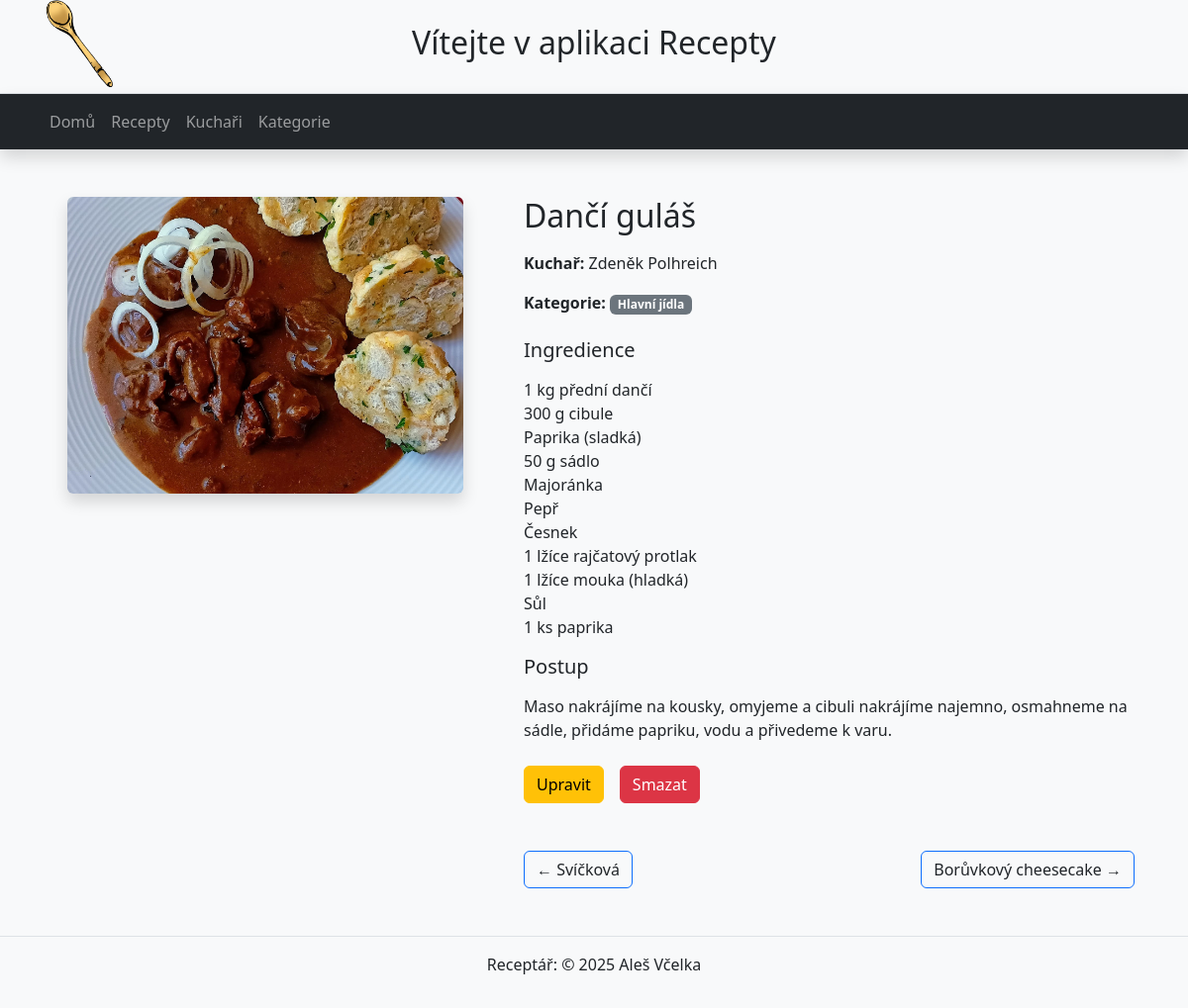
Page /recepty/3/ on the earlier database version.
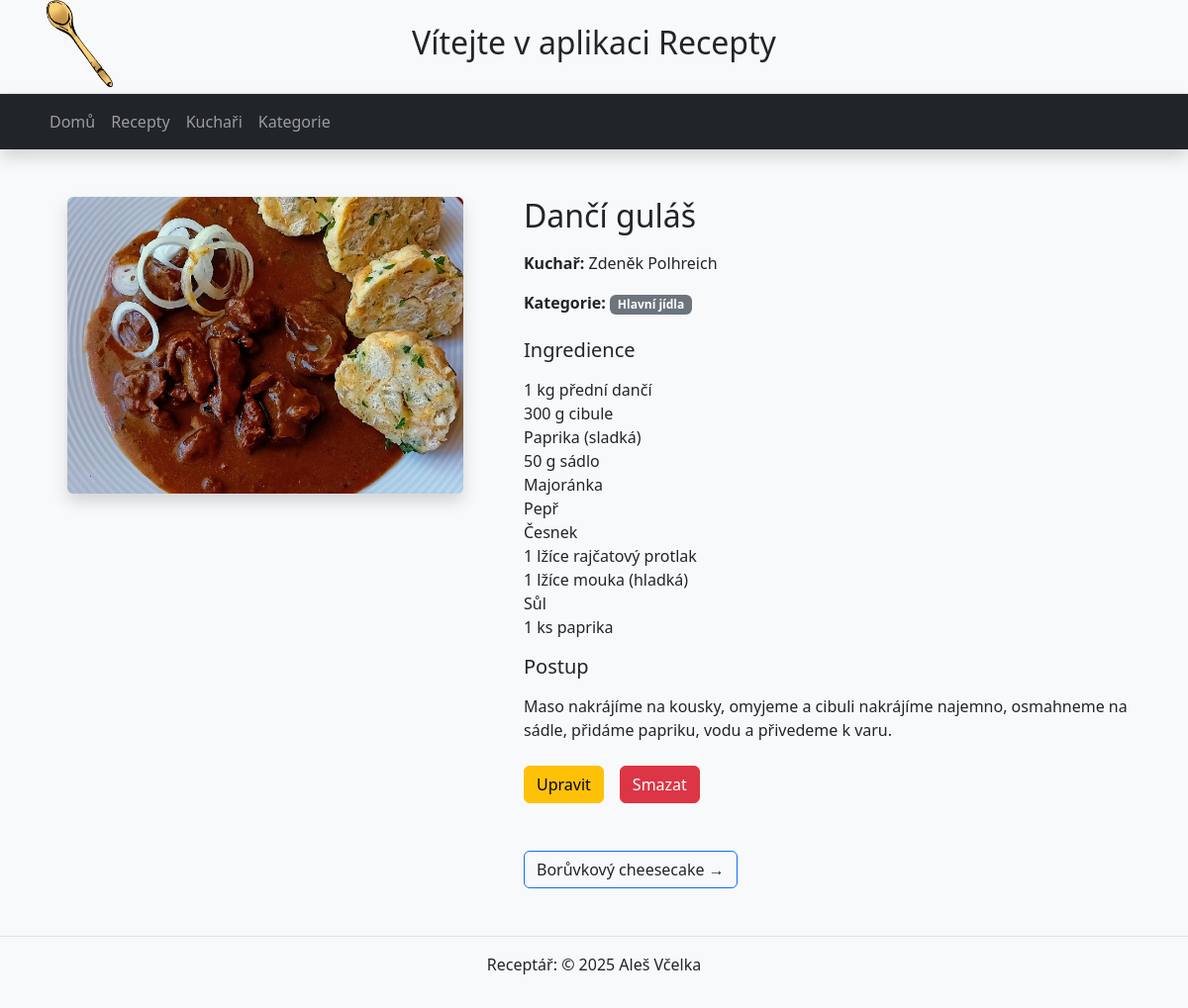
Same page on the later database version.
### library/models.py (models this page shows, shortened)
class Recept(models.Model):
    titul = models.CharField(max_length=100, verbose_name='Název receptu', help_text='Zadejte název receptu')
    kuchar = models.ForeignKey(Kuchar, on_delete=models.SET_NULL, null=True, verbose_name='Kuchař')
    popis = models.TextField(verbose_name='Popis receptu', help_text='Vložte popis receptu')
    ingredience = models.TextField(verbose_name='Ingredience', help_text='Vložte ingredience receptu')
    postup = models.TextField(verbose_name='Postup', help_text='Vložte postup přípravy')
    kategorie = models.ManyToManyField(Kategorie, verbose_name='Kategorie')
    obrazek = models.ImageField(upload_to='recepty/', verbose_name='Obrázek receptu', blank=True, null=True)
    created = models.DateTimeField(auto_now_add=True, verbose_name='Vytvořeno')
    updated = models.DateTimeField(auto_now=True, verbose_name='Upraveno')
    class Meta:
        ordering = ['titul']
        verbose_name = 'Recept'
        verbose_name_plural = 'Recepty'

class Kuchar(models.Model):
    jmeno = models.CharField(max_length=80, verbose_name='Jméno kuchaře', help_text='Zadejte jméno kuchaře')
    prijmeni = models.CharField(max_length=50, verbose_name='Příjmení kuchaře', help_text='Zadejte příjmení kuchaře')
    biografie = models.TextField(blank=True, verbose_name='Životopis')
    fotografie = models.ImageField(upload_to='kuchari/', verbose_name='Fotografie', blank=True, null=True)
    class Meta:
        ordering = ['prijmeni', 'jmeno']
        verbose_name = 'Kuchař'
        verbose_name_plural = 'Kuchaři'
    def __str__(self):
        return f'{self.jmeno} {self.prijmeni}'

class Kategorie(models.Model):
    nazev = models.CharField(max_length=50, verbose_name='Název kategorie', help_text='Zadejte název kategorie')
    obrazek = models.ImageField(upload_to='kategorie/', blank=True, null=True, verbose_name='Obrázek kategorie')
    class Meta:
        ordering = ['nazev']
        verbose_name = 'Kategorie'
        verbose_name_plural = 'Kategorie'

### library/views.py (the view)
# urls.py: path('recepty/<int:pk>/', views.recept_detail, name='recept_detail'),
def recept_detail(request, pk):
    recept = get_object_or_404(Recept, pk=pk)
    kategorie_id = request.GET.get('kategorie')
    predchozi = None
    dalsi = None
    zpet_url = None
    if kategorie_id:
        kategorie = get_object_or_404(Kategorie, pk=kategorie_id)
        zpet_url = f"/kategorie/{kategorie_id}/"  # Pro tlačítko zpět
        recepty = Recept.objects.filter(kategorie=kategorie).order_by('id').distinct()
        recept_ids = list(recepty.values_list('id', flat=True))
        current_index = recept_ids.index(recept.id)
        if current_index > 0:
            predchozi = Recept.objects.get(pk=recept_ids[current_index - 1])
        if current_index < len(recept_ids) - 1:
            dalsi = Recept.objects.get(pk=recept_ids[current_index + 1])
    else:
        recepty = Recept.objects.all().order_by('id')
        recept_ids = list(recepty.values_list('id', flat=True))
        current_index = recept_ids.index(recept.id)
        if current_index > 0:
            predchozi = Recept.objects.get(pk=recept_ids[current_index - 1])
        if current_index < len(recept_ids) - 1:
            dalsi = Recept.objects.get(pk=recept_ids[current_index + 1])
    return render(request, 'library/recept_detail.html', {
        'recept': recept,
        'predchozi': predchozi,
        'dalsi': dalsi,
        'zpet_url': zpet_url
    })

### library/templates/library/recept_detail.html (shortened to what this page needs)
{% extends 'base.html' %}
{% load static %}
{% block content %}
<div class="container mt-5">
    <div class="row g-5 align-items-start">
        <div class="col-md-5 text-center">
            {% if recept.obrazek %}
            <img src="{{ recept.obrazek.url }}" alt="{{ recept.titul }}"
                 class="d-block mx-auto rounded shadow"
                 style="width: 100%; max-width: 400px; height: 300px; object-fit: cover;">
            {% else %}
            <img src="{% static 'img/default.png' %}" alt="Default"
                 class="d-block mx-auto rounded shadow"
                 style="width: 100%; max-width: 400px; height: 300px; object-fit: cover;">
            {% endif %}
        </div>
        <div class="col-md-7">
            <h2 class="mb-3">{{ recept.titul }}</h2>
            <p><strong>Kuchař:</strong> {{ recept.kuchar }}</p>
            <p><strong>Kategorie:</strong>
                {% for kat in recept.kategorie.all %}
                <span class="badge bg-secondary">{{ kat.nazev }}</span>
                {% endfor %}
            </p>
            <h5 class="mt-4">Ingredience</h5>
            <p>{{ recept.ingredience|linebreaks }}</p>
            <h5>Postup</h5>
            <p>{{ recept.postup|linebreaks }}</p>
            <div class="mt-4 d-flex gap-3">
                <a href="{% url 'recept_update' recept.pk %}" class="btn btn-warning">Upravit</a>
                <a href="{% url 'recept_delete' recept.pk %}" class="btn btn-danger">Smazat</a>
            </div>
            <div class="d-flex justify-content-between flex-wrap gap-2 mt-5">
                {% if predchozi %}
                <a href="{% url 'recept_detail' predchozi.pk %}?kategorie={{ request.GET.kategorie }}"
                   class="btn btn-outline-primary"
                   style="text-decoration: none; color: inherit;">&larr; {{ predchozi.titul|truncatewords:3 }}</a>
                {% endif %}
                {% if dalsi %}
                <a href="{% url 'recept_detail' dalsi.pk %}?kategorie={{ request.GET.kategorie }}"
                   class="btn btn-outline-primary"
                   style="text-decoration: none; color: inherit;">{{ dalsi.titul|truncatewords:3 }} &rarr;</a>
                {% endif %}
            </div>
        </div>
    </div>
</div>
{% endblock %}

### library/templates/base.html (shortened to what this page needs)
{% load static %}
<!DOCTYPE html>
<html lang="cs">
<head>
    <link rel="stylesheet" href="https://cdn.jsdelivr.net/npm/bootstrap@5.3.3/dist/css/bootstrap.min.css">
    <link rel="stylesheet" href="{% static 'css/styles.css' %}">
</head>
<body>
{% include 'page/header.html' %}
{% include 'page/navbar.html' %}
<main class="container my-5">
    {% block content %}{% endblock %}
</main>
{% include 'page/footer.html' %}
</body>
</html>

### library/templates/page/header.html
{% load static %}
<header class="bg-light py-4 border-bottom shadow-sm position-relative">
    <div class="container position-relative">
        <img src="{% static 'img/varecka.png' %}" alt="Logo" style="height: 100px; position: absolute; top: 50%; left: 0; transform: translateY(-50%);">
        <h1 class="h2 text-dark text-center">Vítejte v aplikaci Recepty</h1>
    </div>
</header>

### library/templates/page/navbar.html (shortened to what this page needs)
<nav class="navbar navbar-expand-lg navbar-dark bg-dark shadow">
    <div class="container">
        <div class="collapse navbar-collapse justify-content-start" id="navbarNav">
            <ul class="navbar-nav">
                <li class="nav-item"><a class="nav-link" href="/">Domů</a></li>
                <li class="nav-item"><a class="nav-link" href="/recepty/">Recepty</a></li>
                <li class="nav-item"><a class="nav-link" href="/kuchari/">Kuchaři</a></li>
                <li class="nav-item"><a class="nav-link" href="/kategorie/">Kategorie</a></li>
            </ul>
        </div>
    </div>
</nav>

### library/templates/page/footer.html
<footer class="container-fluid p-3 border-top">
    <p class="text-center text-dark">Receptář: &copy; 2025 Aleš Včelka</p>
</footer>

### library/static/css/styles.css (style rules this page uses)
body { background-color: #f8f9fa; font-family: 'Segoe UI', sans-serif; }

Differences in the rows shown:
removed Recept: titul "Svíčková"
